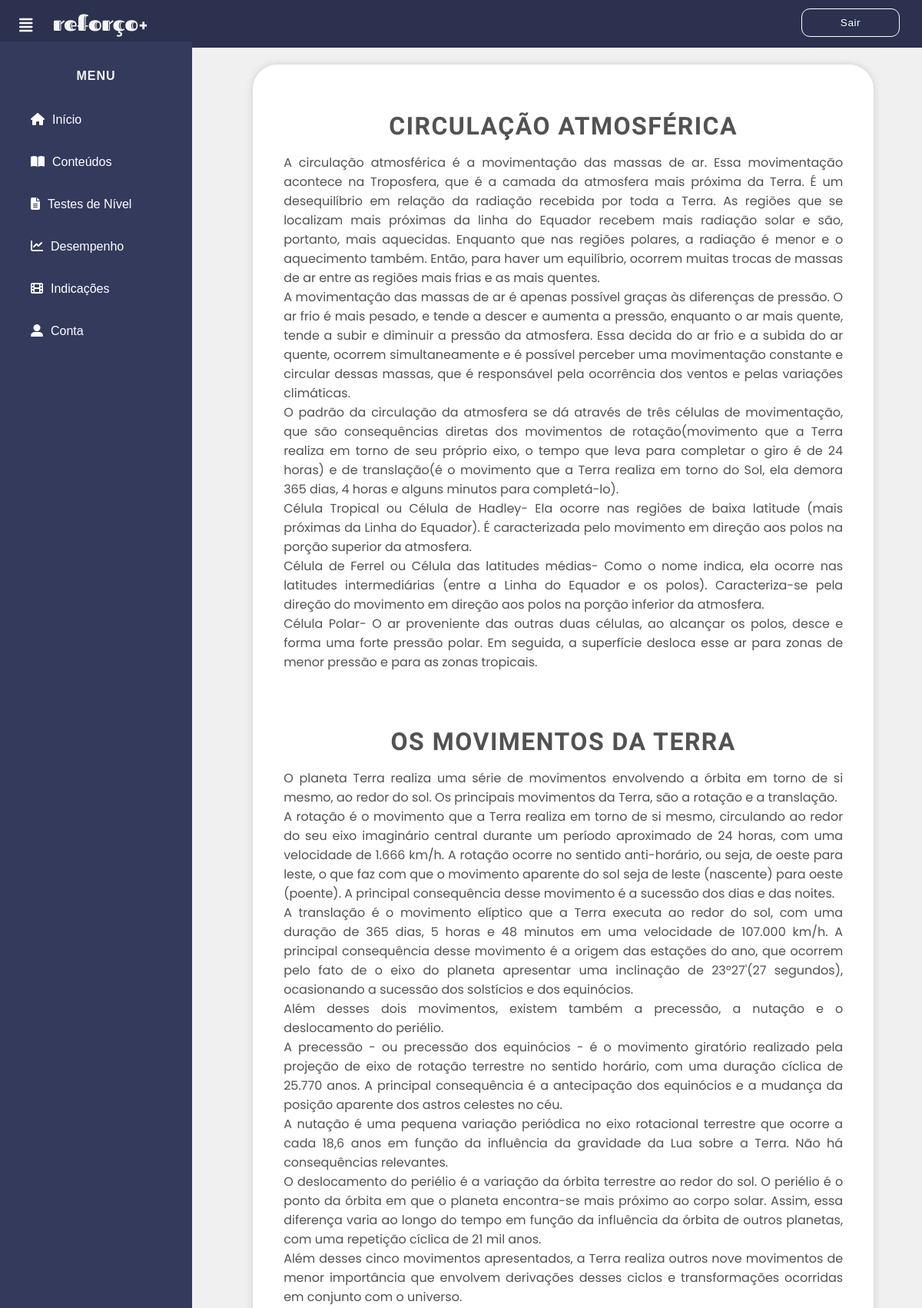
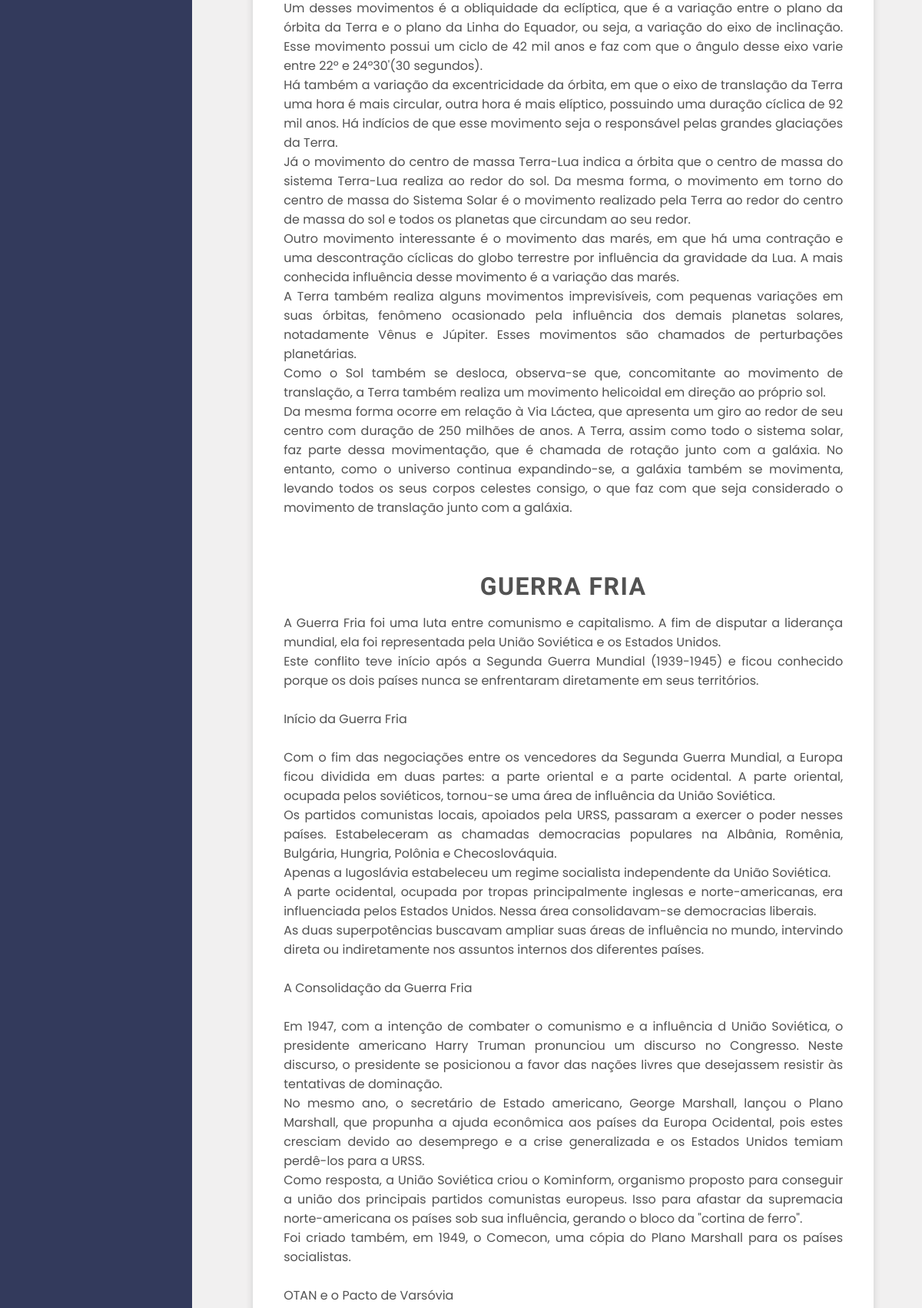
Page /php/cont_especifico.php (upper part) on the committed database (2 pictures, top to bottom).
### tables this page shows
CREATE TABLE IF NOT EXISTS `conteudos` (
  `ID_cont` int(2) NOT NULL AUTO_INCREMENT,
  `texto` text NOT NULL,
  `cod_mat` int(2) NOT NULL,
  `cod_adm` int(1) NOT NULL,
  `ano` int(1) NOT NULL,
  `assunto` varchar(70) NOT NULL,
  PRIMARY KEY (`ID_cont`),
  KEY `fk_conteudos_administrador` (`cod_adm`),
  KEY `fk_conteudos_materias` (`cod_mat`)
);

### php/cont_especifico.php (the view, shortened to what this page needs)
<!DOCTYPE html>
<html lang="pt-br">
<head>
  <link rel="stylesheet" href="../css/inicio.css">
  <link rel="stylesheet" type="text/css" href="../css/cont_especifico.css">
</head>
<body>
  <header>
    <a href="../inicio.html"><img style="float:left; margin-left:52px; margin-top: 0px; margin-bottom: 1px; padding-top: 0px; border: 0;" src="../imagens/inicial/logo3.png"> </a>
    <label for="check">
      <i class="fas fa-align-justify" id="menu_btn"></i>
    </label>
    <div class="direita">
      <a href="sair.php" class="sair">Sair</a>
    </div>
  </header>
  <div class="menu">
    <center>
      <h4>MENU</h4>
    </center>
    <a href="../inicio.html"><i class="fas fa-home"></i><span>Início</span></a>
    <a href="conteudos.php"><i class="fas fa-book-open"></i><span>Conteúdos</span></a>
    <a href="testeniveis.php"><i class="fas fa-file-alt"></i><span>Testes de Nível</span></a>
    <a href="#"><i class="fas fa-chart-line"></i><span>Desempenho</span></a>
    <a href="indicacoes.php"><i class="fas fa-film"></i><span>Indicações</span></a>
    <a href="conta.php"><i class="fas fa-user-alt"></i><span>Conta</span></a>
  </div>
  <div class="conteudo">
    <?php
    $conn = mysqli_connect('127.0.0.1', 'root', '') or die("Não foi possível a conexão com o Banco");
    $cod_assunto = $_GET['assunto'];
    $sql = "SELECT * FROM conteudos where ID_cont like '" . $cod_assunto . "%'";
    $cod = mysqli_query($conn, $sql);
    $numRegistros = mysqli_num_rows($cod);
    if ($numRegistros != 0) {
      echo "<div class='global'>";
      while ($text = mysqli_fetch_object($cod)) {
        $texto = $text->texto;
        $texto = utf8_encode($texto);
        $assunto = $text->assunto;
        $assunto = utf8_encode($assunto);
        echo "<center><h1>" . $assunto . "</h1>";
        echo "<p>" . nl2br($texto) . "<br><br><br>";
      }
      echo "</div>";
    } else {
      echo "Nenhum registro";
    }
    ?>
  </div>
</body>
</html>

### css/inicio.css (style rules this page uses)
body { margin: 0; padding: 0; font-family: "corpo", sans-serif; background-color:#F1F0F0; }
header { font: arial; letter-spacing: 1px; z-index: 1; position: fixed; background: #2b314e; padding: 16px; width: calc(100% - 0%); top: 0; height: 30px; text-decoration: none; }
.sair { font: 85% arial; letter-spacing: 0.5px; padding: 10px 50px; text-decoration: none; float: right; margin-top: -5px; margin-right: 45px; border-radius: 11px; font-weight: 200; color: #fff; transition: 0.5s; transition-property: background; border: 1px solid #fff; }
.menu { z-index: 1; top: 0; background: #333A5C; margin-top: 4.5%; padding-top: 3%; position: fixed; left: 0; width: 250px; height: calc(100% - 9%); transition: 0.5s; transition-property: left; overflow-y: auto; border: 5px #000; font-weight: normal; }
.menu h4 { color: #f5f5f5; margin-top: 0; margin-bottom: 20px; letter-spacing: 1px; text-decoration: none; }
.menu a { color: #fff; display: block; line-height: 55px; text-decoration: none; padding-left: 40px; box-sizing: border-box; font-weight: normal; }
.menu i { padding-right: 10px; }
label #menu_btn { z-index: 1; color: #fff; position: fixed; cursor: pointer; left: 25px; top: 18px; font-size: 20px; margin: 5px 0; transition: 0.5s; transition-property: color; }
.conteudo { width: (100% - 250px); margin-top: 60px; padding: 20px; margin-left: 250px; height: 100vh; transition: 0.5s; }

### css/cont_especifico.css (style rules this page uses)
h1 { font-family: 'Fjalla One', sans-serif; font-size: 2em; color: rgb(82, 82, 82); margin-bottom: 2px; text-transform: uppercase; letter-spacing: 1.5px; }
p { font-family: 'poppins', sans-serif; font-size: 1em; color: rgb(82, 82, 82); margin-bottom: 1px; text-align: justify; }
.conteudo .global { width: 80%; text-align: justify; margin: 4px auto 70px 6.5%; background-color: rgb(255, 255, 255); padding: 40px 40px 1px 40px; box-shadow: 0px 0px 10px 0px #ccc; border-radius: 32px; max-width: 90%; }

### rows in the picture
conteudos: assunto "CIRCULAÇÃO ATMOSFÉRICA", texto "A circulação atmosférica é a movimentação das massas de ar. Essa movimentação acontece na Troposfera, que é a camada da atmosfera mais próxima da Terra. É um desequilíbrio em relação da radiação recebida por toda a Terra. As regiões que se localizam mais próximas da linha do Equador recebem mais radiação solar e são, portanto, mais aquecidas. Enquanto que nas regiões polares, a radiação é menor e o aquecimento também. Então, para haver um equilíbrio, ocorrem muitas trocas de massas de ar entre as regiões mais frias e as mais quentes. A movimentação das massas de ar é apenas possível graças às diferenças de pressão. O ar frio é mais pesado, e tende a descer e aumenta a pressão, enquanto o ar…"
conteudos: assunto "OS MOVIMENTOS DA TERRA", texto "O planeta Terra realiza uma série de movimentos envolvendo a órbita em torno de si mesmo, ao redor do sol. Os principais movimentos da Terra, são a rotação e a translação. A rotação é o movimento que a Terra realiza em torno de si mesmo, circulando ao redor do seu eixo imaginário central durante um período aproximado de 24 horas, com uma velocidade de 1.666 km/h. A rotação ocorre no sentido anti-horário, ou seja, de oeste para leste, o que faz com que o movimento aparente do sol seja de leste (nascente) para oeste (poente). A principal consequência desse movimento é a sucessão dos dias e das noites. A translação é o movimento elíptico que a Terra executa ao redor do sol, com uma duração de…"
conteudos: assunto "GUERRA FRIA", texto "A Guerra Fria foi uma luta entre comunismo e capitalismo. A fim de disputar a liderança mundial, ela foi representada pela União Soviética e os Estados Unidos. Este conflito teve início após a Segunda Guerra Mundial (1939-1945) e ficou conhecido porque os dois países nunca se enfrentaram diretamente em seus territórios. Início da Guerra Fria Com o fim das negociações entre os vencedores da Segunda Guerra Mundial, a Europa ficou dividida em duas partes: a parte oriental e a parte ocidental. A parte oriental, ocupada pelos soviéticos, tornou-se uma área de influência da União Soviética. Os partidos comunistas locais, apoiados pela URSS, passaram a exercer o poder nesses países. Estabeleceram…"
